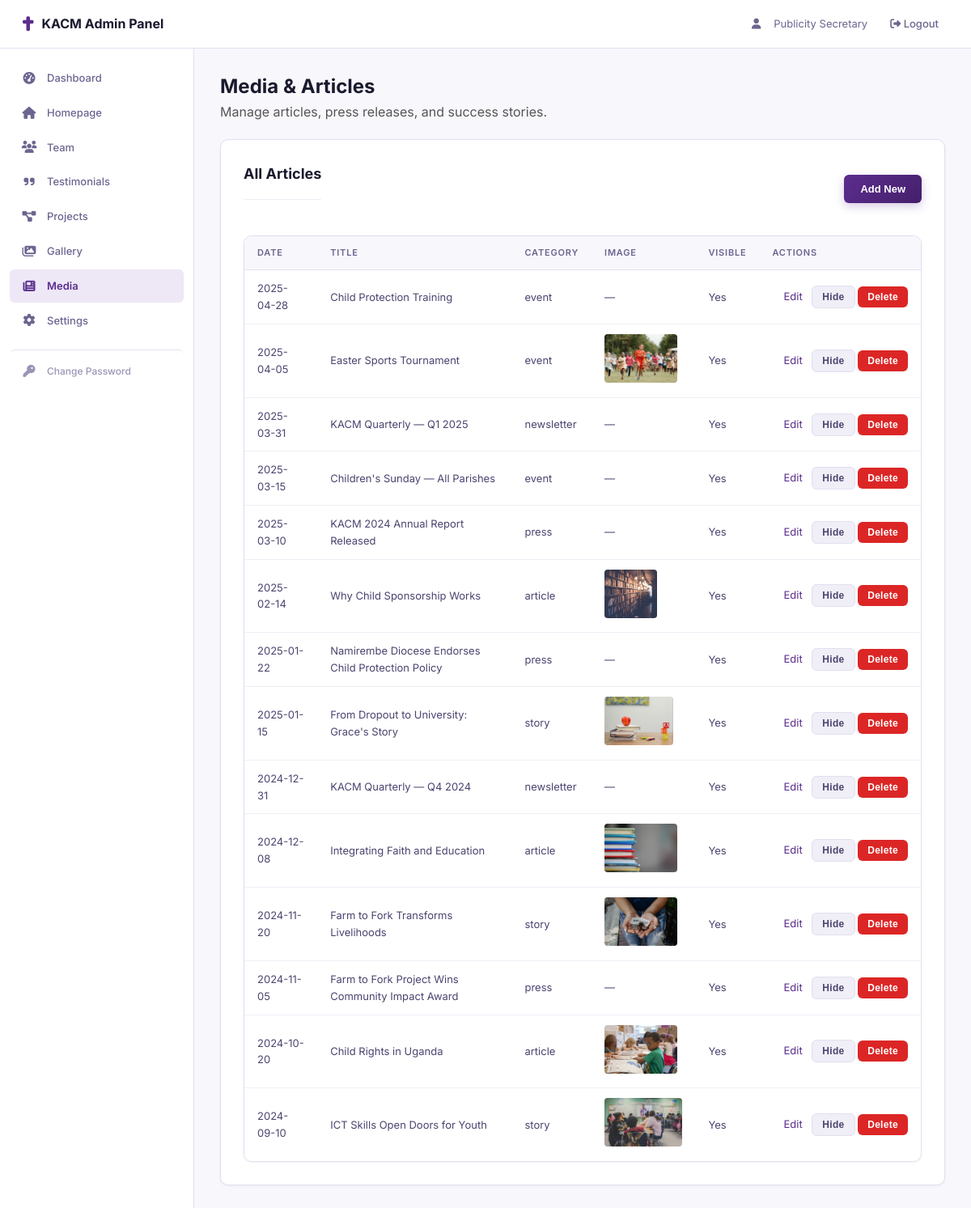
The page /admin/media.php (signed in) on the database its author committed.
### tables this page shows
CREATE TABLE media_articles (
    id INT AUTO_INCREMENT PRIMARY KEY,
    title VARCHAR(255) NOT NULL,
    excerpt TEXT DEFAULT '',
    image VARCHAR(255) DEFAULT '',
    article_date DATE DEFAULT NULL,
    category VARCHAR(100) DEFAULT 'article',
    link VARCHAR(500) DEFAULT '',
    visible TINYINT(1) DEFAULT 1
);

### admin/media.php (the view, shortened to what this page needs)
<?php
require_once 'header.php';
$db = getDB();
$articles = $db->query('SELECT * FROM media_articles ORDER BY article_date DESC')->fetchAll();
?>
<h2>Media & Articles</h2>
<p style="color:#555; margin-bottom:20px;">Manage articles, press releases, and success stories.</p>
<div class="card">
  <div class="page-header"><h2>All Articles</h2><button class="btn btn-primary" onclick="showForm(0)">Add New</button></div>
  <div class="table-wrap">
    <table>
      <thead><tr><th>Date</th><th>Title</th><th>Category</th><th>Image</th><th>Visible</th><th>Actions</th></tr></thead>
      <tbody>
        <?php foreach ($articles as $a): ?>
        <tr>
          <td><?= $a['article_date'] ?></td>
          <td><?= htmlspecialchars($a['title']) ?></td>
          <td><?= $a['category'] ?></td>
          <td><?php if ($a['image']): ?><img src="uploads/media/<?= htmlspecialchars($a['image']) ?>" class="img-preview" alt=""><?php else: ?>—<?php endif; ?></td>
          <td><?= $a['visible'] ? 'Yes' : 'No' ?></td>
          <td class="actions">
            <a href="#" onclick="edit(<?= $a['id'] ?>, '<?= htmlspecialchars(addslashes($a['title'])) ?>', '<?= htmlspecialchars(addslashes($a['excerpt'])) ?>', '<?= $a['article_date'] ?>', '<?= $a['category'] ?>', '<?= htmlspecialchars(addslashes($a['image'])) ?>')">Edit</a>
            <form method="POST" style="display:inline"><button type="submit" class="btn btn-sm btn-secondary"><?= $a['visible'] ? 'Hide' : 'Show' ?></button></form>
            <form method="POST" style="display:inline" onsubmit="return confirm('Delete?')"><button type="submit" class="btn btn-sm btn-danger">Delete</button></form>
          </td>
        </tr>
        <?php endforeach; ?>
      </tbody>
    </table>
  </div>
</div>
<?php require_once 'footer.php'; ?>

### admin/css/admin.css (style rules this page uses)
* { margin: 0; padding: 0; box-sizing: border-box; }
:root { --primary: #5B2D8E; --primary-dark: #45206B; --primary-light: #7B4DB8; --primary-subtle: #EDE7F6; --secondary: #C9A84C; --secondary-dark: #A88A35; --dark: #1A1A2E; --dark-card: #1e1e3a; --gray-50: #f8f7fc; --gray-100: #f0eef6; --gray-200: #e2dff0; --gray-300: #c5c0d9; --gray-400: #9b95b5; --gray-500: #6b6590; --gray-600: #4b4570; --success: #059669; --danger: #dc2626; --warning: #d97706; --radius: 10px; --radius-sm: 6px; --radius-lg: 16px; --shadow-sm: 0 1px 3px rgba(0,0,0,0.06); --shadow: 0 4px 16px rgba(0,0,0,0.08); --shadow-lg: 0 12px 40px rgba(0,0,0,0.12); --transition: 0.25s cubic-bezier(0.4, 0, 0.2, 1); }
body { font-family: 'Inter', -apple-system, BlinkMacSystemFont, sans-serif; background: var(--gray-50); color: var(--dark); line-height: 1.6; }
a { text-decoration: none; color: var(--primary); }
.btn { display: inline-flex; align-items: center; gap: 6px; padding: 10px 20px; border-radius: var(--radius-sm); font-size: 13px; font-weight: 600; cursor: pointer; border: none; transition: all var(--transition); letter-spacing: 0.3px; white-space: nowrap; }
.btn-primary { background: linear-gradient(135deg, var(--primary), var(--primary-dark)); color: #fff; box-shadow: 0 4px 12px rgba(91,45,142,0.25); }
.btn-secondary { background: var(--gray-100); color: var(--gray-600); border: 1px solid var(--gray-200); }
.btn-danger { background: var(--danger); color: #fff; }
.btn-sm { padding: 6px 12px; font-size: 12px; }
.page-header { display: flex; align-items: center; justify-content: space-between; margin-bottom: 24px; }
.page-header h2 { font-family: 'Inter', sans-serif; font-size: 20px; font-weight: 700; color: var(--dark); display: flex; align-items: center; gap: 10px; }
.page-header .btn { text-transform: none; letter-spacing: 0; }
.table-wrap { background: #fff; border-radius: var(--radius); box-shadow: var(--shadow-sm); border: 1px solid var(--gray-200); overflow: hidden; }
table { width: 100%; border-collapse: collapse; }
table th { background: var(--gray-50); text-align: left; padding: 12px 16px; font-size: 11px; font-weight: 600; color: var(--gray-500); text-transform: uppercase; letter-spacing: 0.8px; border-bottom: 1px solid var(--gray-200); }
table td { padding: 12px 16px; font-size: 13px; color: var(--gray-600); border-bottom: 1px solid var(--gray-100); vertical-align: middle; }
table tr:last-child td { border-bottom: none; }
table .actions { white-space: nowrap; text-align: right; }
table .actions a { margin-left: 6px; font-size: 13px; padding: 4px 8px; border-radius: 4px; transition: all var(--transition); }
.card { background: #fff; border-radius: var(--radius); box-shadow: var(--shadow-sm); border: 1px solid var(--gray-200); padding: 28px; margin-bottom: 16px; }
.card h2 { font-family: 'Inter', sans-serif; font-size: 18px; font-weight: 700; margin-bottom: 20px; padding-bottom: 16px; border-bottom: 1px solid var(--gray-100); color: var(--dark); }
.img-preview { max-width: 100px; max-height: 60px; border-radius: 4px; object-fit: cover; }

### rows shown on the page
media_articles: article_date "2025-04-28", title "Child Protection Training", category "event", visible "Yes"
media_articles: article_date "2025-04-05", title "Easter Sports Tournament", category "event", image (picture), visible "Yes"
media_articles: article_date "2025-03-31", title "KACM Quarterly — Q1 2025", category "newsletter", visible "Yes"
media_articles: article_date "2025-03-15", title "Children's Sunday — All Parishes", category "event", visible "Yes"
media_articles: article_date "2025-03-10", title "KACM 2024 Annual Report Released", category "press", visible "Yes"
media_articles: article_date "2025-02-14", title "Why Child Sponsorship Works", category "article", image (picture), visible "Yes"
media_articles: article_date "2025-01-22", title "Namirembe Diocese Endorses Child Protection Policy", category "press", visible "Yes"
media_articles: article_date "2025-01-15", title "From Dropout to University: Grace's Story", category "story", image (picture), visible "Yes"
media_articles: article_date "2024-12-31", title "KACM Quarterly — Q4 2024", category "newsletter", visible "Yes"
media_articles: article_date "2024-12-08", title "Integrating Faith and Education", category "article", image (picture), visible "Yes"
media_articles: article_date "2024-11-20", title "Farm to Fork Transforms Livelihoods", category "story", image (picture), visible "Yes"
media_articles: article_date "2024-11-05", title "Farm to Fork Project Wins Community Impact Award", category "press", visible "Yes"
media_articles: article_date "2024-10-20", title "Child Rights in Uganda", category "article", image (picture), visible "Yes"
media_articles: article_date "2024-09-10", title "ICT Skills Open Doors for Youth", category "story", image (picture), visible "Yes"

### other values the page prints
$_SESSION['display_name'] "Publicity Secretary"
